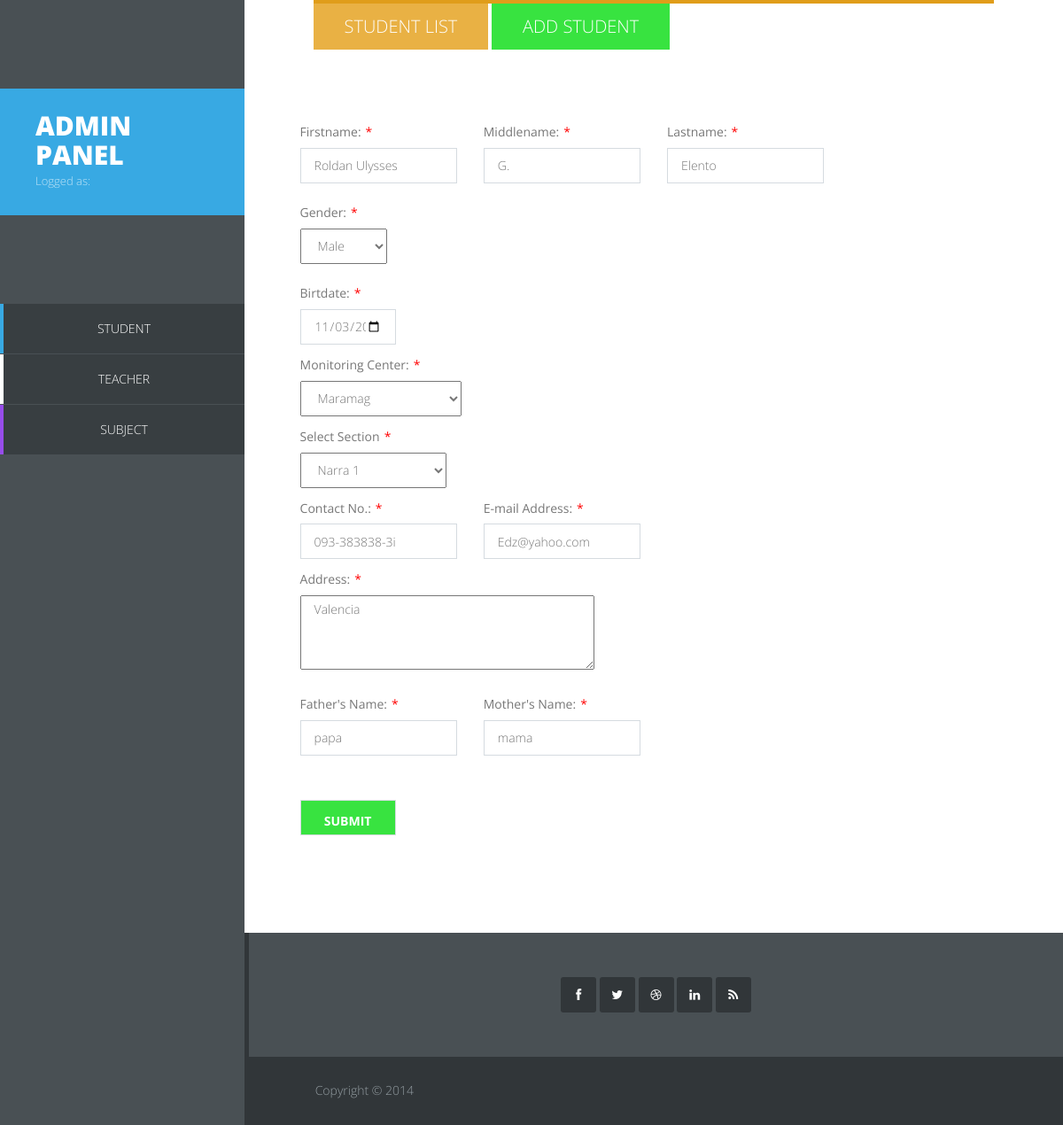
Screenshot of /admin/editstudent.php?id=2014-070350 with the database file from the repository.
### tables this page shows
CREATE TABLE IF NOT EXISTS `tblstudent` (
  `id` int(11) NOT NULL AUTO_INCREMENT,
  `fname` varchar(30) NOT NULL,
  `lname` varchar(30) NOT NULL,
  `mname` varchar(30) NOT NULL,
  `s_id` varchar(60) DEFAULT NULL,
  `email` varchar(100) DEFAULT NULL,
  `address` varchar(255) DEFAULT NULL,
  `fatherName` varchar(100) DEFAULT NULL,
  `motherName` varchar(100) DEFAULT NULL,
  `contactno` varchar(13) DEFAULT NULL,
  `gender` varchar(6) DEFAULT NULL,
  `center_id` varchar(100) DEFAULT NULL,
  `bdate` varchar(50) DEFAULT NULL,
  `sec_id` int(11) DEFAULT NULL,
  PRIMARY KEY (`id`)
);

CREATE TABLE IF NOT EXISTS `tblsection` (
  `sec_id` int(10) NOT NULL AUTO_INCREMENT,
  `secdes` varchar(50) NOT NULL,
  `secyear` varchar(10) DEFAULT NULL,
  PRIMARY KEY (`sec_id`)
);

### admin/editstudent.php (the view, shortened to what this page needs)
<?php
require("common.php");
$s_id = $_GET['id'];
$query = "
			SELECT a.*, b.* FROM tblstudent a INNER JOIN tblsection b on a.sec_id = b.sec_id where a.s_id = '$s_id'
		";
    try
    {
        $stmt = $db->prepare($query);
        $stmt->execute();
    }
    catch(PDOException $ex)
    {
        die("Failed to run query: " . $ex->getMessage());
    }
    $rows = $stmt->fetchAll();
?>
<!DOCTYPE html>
<html>
<head>
	<link rel="stylesheet" href="css/bootstrap.min.css">
	<link rel="stylesheet" href="css/font-awesome.min.css">
	<link rel="stylesheet" href="css/templatemo_misc.css">
	<link rel="stylesheet" href="css/templatemo_style.css">
    </head>
<body>
	<div id="main-sidebar" class="hidden-xs hidden-sm">
		<div class="logo">
			<a href="index.php" rel="nofollow"><h1>ADMIN PANEL</h1></a>
			<span>Logged as: <b> <?php echo htmlentities($_SESSION['user']['username'], ENT_QUOTES, 'UTF-8'); ?> </b> </span>
		</div>
		<div>
	        <ul class="main-menu">
	            <li class="home"><a href="index.php">Student</a></li>
	            <li class"about"><a href=" Teacher.php">Teacher</a></li>
	            <li class="services"><a href="Subject.php">Subject</a></li>
	        </ul>
		</div>
	</div>
	<div id="main-content">
		<div class="container-fluid">
            <div id="about" class="section-content">
				<div class="row">
					<div class="col-md-12">
						<div class="section-title">
							 <h2><a href="<?php echo "index.php?id=" . $s_id;?>" >Student List</a></h2>
                             <h2 style="background-color:#38e340">Add Student</h2>
						</div>
					</div>
				</div>
                    <div class="row add-form">  <?php foreach($rows as $row): ?>
                        <form id='register' action='editstudent_reg.php' method='post'>
						<div class="row add-form">
                            <div class="col-md-3">
                                <label for="fname" class="required">Firstname:</label>
                                <input name="fname" type="text" value="<?php echo $row['fname'];?>">
                            </div>
                            <div class="col-md-3">
                                <label for="mname" class="required">Middlename:</label>
                                <input name="mname" type="text" value="<?php echo $row['mname'];?>">
                            </div>
                            <div class="col-md-3">
                                <label for="lname" class="required">Lastname:</label>
                                <input name="lname" type="text" value="<?php echo $row['lname'];?>">
                            </div>
						</div>
                        <div class="row add-form">
                       		<div class="col-md-9">
                            <label for="gender" class="required">Gender:</label>
                            <br />
                            <select name="gender" class="col-md-2">
                            	<option value="<?php echo $row['gender'];?>" /> <?php echo $row['gender'];?>
                                <option value="Female" /> Female
                            </select>
                            </div>
                       	</div>
                        <div class="row add-form">
                                <div class="col-md-2">
                                    <label for="bdate" class="required">Birtdate:</label>
                                    <br />
                                     <input name="bdate" type="date" value="<?php echo $row['bdate'];?>">
                                </div>
                                <div class="row add-form">
                                <div class="col-md-3">
                                </div>
                                </div>
                                <div class="col-md-11">
                                    <label for="center" class="required">Monitoring Center:</label> <br />
                                    <select name="center" class="col-md-3">
                                        <option value="1" />Maramag
                                        <option value="2" />Valencia
                                 	</select>
                                </div>
                                <div class="col-md-10">
                                <label for="sec_id" class="required">Select Section</label>    <br />
                                    <select name="sec_id" class="col-md-3">
                                        <option value="<?php echo $row['sec_id'] ?>" /> <?php echo $row['secdes'] ?> <?php echo $row['secyear'] ?></option>
                                    </select>
                                </div>
                                <div class="col-md-3">
                                    <label for="lname" class="required">Contact No.:</label>
                                    <input name="cno" type="text" value="<?php echo $row['contactno'];?>">
                                </div>
                                <div class="col-md-3">
                                    <label for="email" class="required">E-mail Address:</label>
                                    <input name="email" type="text" value="<?php echo $row['email'];?>">
                                </div>
                                <div class="col-md-12">
                                    <label for="address" class="required">Address:</label><br />
                                    <textarea class="col-md-5" name="address"  rows="3"><?php echo $row['address'];?></textarea>
                                </div>
                                 <div class="col-md-3"><br />
                                <label for="fathername" class="required">Father's Name:</label>
                                <input name="fathername" type="text" value="<?php echo $row['fatherName'];?>">
                            </div>
                            <div class="col-md-3"><br />
                                <label for="mothername" class="required">Mother's Name:</label>
                                <input name="mothername" type="text" value="<?php echo $row['motherName'];?>">
                            </div>
                        </div>
						<div class="row add-form">
                            <div class="col-md-2 ">
                                <input type="submit" class="submit-btn largeButton accountBgColor" value="Submit" />
                            </div>
                        </div>
                        </form>
                    	</div><?php endforeach; ?>
			</div>
		</div>
		<div class="site-footer">
			<div class="first-footer">
				<div class="container-fluid">
					<div class="row">
						<div class="col-md-12">
							<div class="social-footer">
								<ul>
									<li><a href="facebook.com" class="fa fa-facebook"></a></li>
									<li><a href="#" class="fa fa-twitter"></a></li>
									<li><a href="#" class="fa fa-dribbble"></a></li>
									<li><a href="#" class="fa fa-linkedin"></a></li>
									<li><a href="#" class="fa fa-rss"></a></li>
								</ul>
							</div>
						</div>
					</div>
				</div>
			</div>
			<div class="bottom-footer">
				<div class="container-fluid">
					<div class="row">
						<div class="col-md-6">
							<p class="copyright">Copyright © 2014
                            </p>
						</div>
					</div>
				</div>
			</div>
		</div>
	</div>
</body>
</html>

### admin/css/templatemo_style.css (style rules this page uses)
.main-menu, .responsive-menu ul, .social-member, .progess-bars, .first-footer .social-footer ul { padding: 0; margin: 0; list-style: none; }
body { font: 14px/1.85em 'Open Sans', Arial, Helvetice Neue, sans-serif; color: #777777; font-weight: 300; font-style: normal; -webkit-font-smoothing: antialiased; -webkit-text-size-adjust: 100%; }
a, a:hover, a:focus { text-decoration: none; -webkit-transition: all 150ms ease-in; -moz-transition: all 150ms ease-in; -o-transition: all 150ms ease-in; transition: all 150ms ease-in; }
h1, h2, h3, h4, h5, h6 { font-family: 'Open Sans', Arial, Helvetice Neue, sans-serif; }
*, *:before, *:after { -moz-box-sizing: border-box; -webkit-box-sizing: border-box; box-sizing: border-box; }
#main-content, .full-width-slider { float: right; width: 77%; }
.section-content { padding: 0 7%; margin-bottom: 100px; }
.section-title { border-top: 4px solid; margin-bottom: 60px; }
.section-title h2 { display: inline-block; padding: 15px 35px; color: white; text-transform: uppercase; font-weight: 300; margin: 0; font-size: 20px; }
h2 a { color: white; }
#about .section-title { border-color: #e09d1a; }
#about h2 { background-color: #e9b144; }
input.largeButton { color: white; text-transform: uppercase; font-weight: 700; font-size: 14px; display: inline-block; padding: 10px 20px; border-bottom: 3px solid; }
.accountBgColor { background: #38e340; }
#main-sidebar { float: left; width: 23%; height: 100%; position: fixed; background-color: #495054; color: white; }
.logo { margin: 100px 0; background-color: #38a9e3; padding: 25px 40px; }
.logo a { color: white; }
.logo a h1 { text-transform: uppercase; font-size: 30px; margin: 0; font-weight: 800; }
.logo span { color: #bee3f6; font-size: 13px; }
.main-menu { text-align: center; }
.main-menu li { margin-bottom: 1px; }
.main-menu li a { color: white; text-transform: uppercase; display: block; border-left: 4px solid; padding: 15px 30px; background-color: #383e41; -webkit-transition: all 150ms ease-in; -moz-transition: all 150ms ease-in; -o-transition: all 150ms ease-in; transition: all 150ms ease-in; }
li.home a { border-color: #38a9e3; }
li.services a { border-color: #974dea; }
.add-form { margin-top: 10px; }
.add-form input, .contact-form textarea { width: 100%; display: block; border: 1px solid #d5dbe0; padding: 10px 15px; outline: 0; }
.add-form input { height: 40px; margin-bottom: 10px; }
.add-form label { font-weight: normal; }
.add-form label.required:after { content: "*"; color: red; margin-left: 5px; }
.add-form select { height: 40px; margin-bottom: 10px; }
.submit-btn { margin-top: 30px; }
.first-footer { background-color: #495054; padding: 50px; text-align: center; border-left: 5px solid #313639; }
.first-footer .social-footer ul li { display: inline; }
.first-footer .social-footer ul li a { width: 40px; height: 40px; -webkit-border-radius: 3px; border-radius: 3px; background-clip: padding-box; background-color: #313639; text-align: center; line-height: 40px; color: white; }
.bottom-footer { background-color: #313639; color: #949da2; padding: 25px 7% 16px 7%; }

### rows the page displays
tblstudent: fname "Roldan Ulysses", mname "G.", lname "Elento", gender "Male", bdate "11/03/2013", sec_id "Narra 1", cno "093-383838-3i", email "Edz@yahoo.com", address "Valencia", fathername "papa", mothername "mama"
